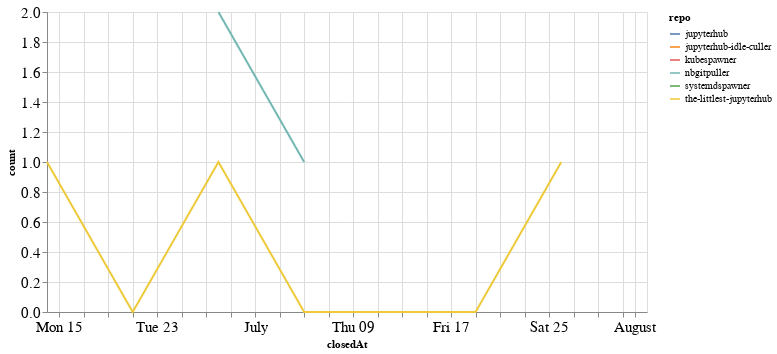

Notebook source saved alongside this figure:
### Code cell
closed_by_time = closed_by.groupby('repo').resample('W', on='closedAt').count()['author'].reset_index()
closed_by_time = closed_by_time.rename(columns={'author': 'count'})

alt.Chart(closed_by_time, width=600).mark_line().encode(
    x='closedAt',
    y='count',
    color='repo',
    tooltip="repo"
)

### Figure 1 — Vega-Lite specification as saved in the notebook (floating-point values rounded to 4 significant figures)
{"config": {"axisLeft": {"labelFontSize": 15}, "axisBottom": {"labelFontSize": 15}}, "data": {"name": "data-1e134a9e5f794ad3eca8f8eddaee8000"}, "mark": "line", "encoding": {"color": {"type": "nominal", "field": "repo"}, "tooltip": {"type": "nominal", "field": "repo"}, "x": {"type": "temporal", "field": "closedAt"}, "y": {"type": "quantitative", "field": "count"}}, "width": 600, "$schema": "https://vega.github.io/schema/vega-lite/v4.8.1.json", "datasets": {"data-1e134a9e5f794ad3eca8f8eddaee8000": [{"repo": "jupyterhub", "closedAt": "2020-06-14T00:00:00", "count": 1}, {"repo": "jupyterhub-idle-culler", "closedAt": "2020-06-21T00:00:00", "count": 1}, {"repo": "kubespawner", "closedAt": "2020-08-02T00:00:00", "count": 1}, {"repo": "nbgitpuller", "closedAt": "2020-06-28T00:00:00", "count": 2}, {"repo": "nbgitpuller", "closedAt": "2020-07-05T00:00:00", "count": 1}, {"repo": "systemdspawner", "closedAt": "2020-07-26T00:00:00", "count": 1}, {"repo": "the-littlest-jupyterhub", "closedAt": "2020-06-14T00:00:00", "count": 1}, {"repo": "the-littlest-jupyterhub", "closedAt": "2020-06-21T00:00:00", "count": 0}, {"repo": "the-littlest-jupyterhub", "closedAt": "2020-06-28T00:00:00", "count": 1}, {"repo": "the-littlest-jupyterhub", "closedAt": "2020-07-05T00:00:00", "count": 0}, {"repo": "the-littlest-jupyterhub", "closedAt": "2020-07-12T00:00:00", "count": 0}, {"repo": "the-littlest-jupyterhub", "closedAt": "2020-07-19T00:00:00", "count": 0}, {"repo": "the-littlest-jupyterhub", "closedAt": "2020-07-26T00:00:00", "count": 1}]}}
